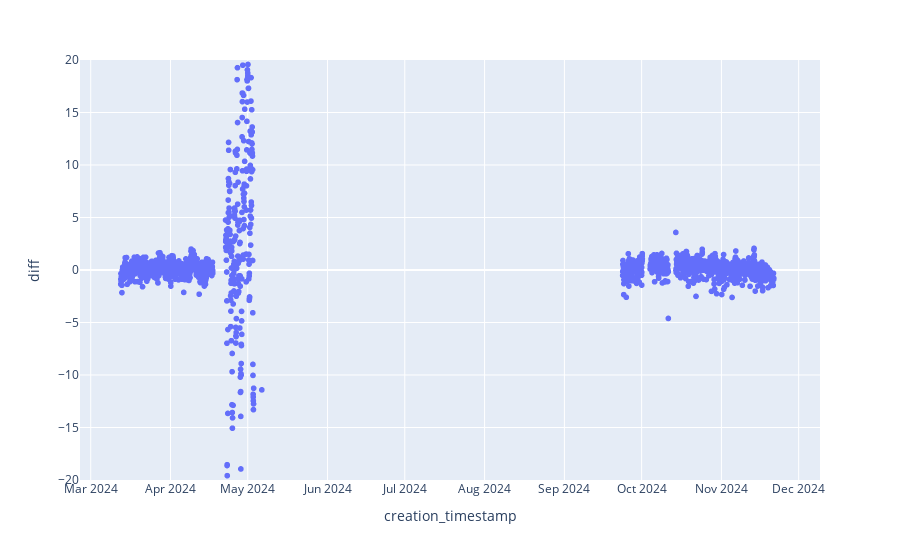

Write notebook code for a chart like this one.
### Code cell
fig = px.scatter(df_1_h.filter(pl.col("system_id") == 2), x="creation_timestamp", y = "diff")
fig.update_layout(yaxis_range=[-20,20])
fig.show()

### Figure 1 — Plotly figure (JSON) as saved in the notebook; plotly's stock layout.template omitted (floating-point values rounded to 4 significant figures; data arrays with more than 128 entries replaced by an {"elided": "..."} marker saying what was removed)
{"data": [{"hovertemplate": "creation_timestamp=%{x}<br>diff=%{y}<extra></extra>", "legendgroup": "", "marker": {"color": "#636efa", "symbol": "circle"}, "mode": "markers", "name": "", "showlegend": false, "type": "scattergl", "x": {"elided": "5871 str values"}, "xaxis": "x", "y": {"elided": "5871 float values"}, "yaxis": "y"}], "layout": {"legend": {"tracegroupgap": 0}, "margin": {"t": 60}, "xaxis": {"anchor": "y", "domain": [0, 1], "title": {"text": "creation_timestamp"}}, "yaxis": {"anchor": "x", "domain": [0, 1], "range": [-20, 20], "title": {"text": "diff"}}}}
